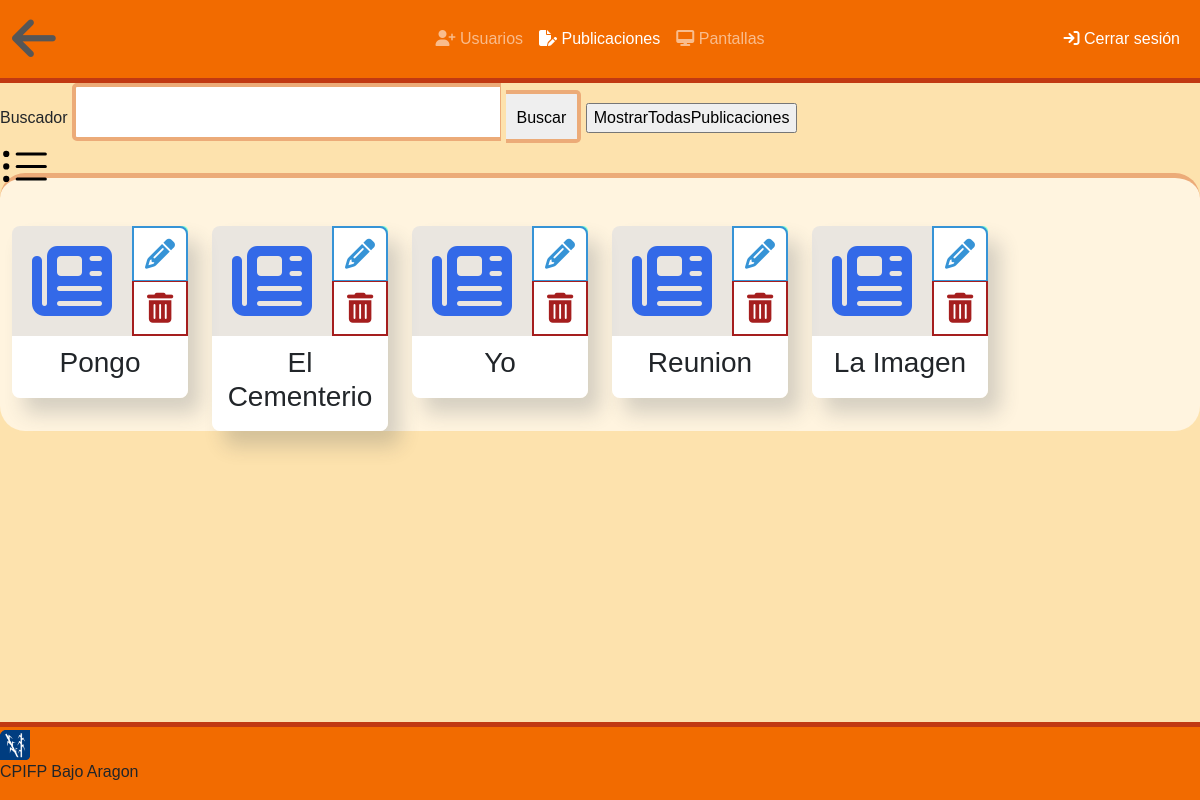
The app's page /MidgardStructure/Midgard_Final/misMensajes2.php (signed in) with its own data.
### tables this page shows
CREATE TABLE `PUBLICACION` (
  `id_publicacion` int NOT NULL,
  `fechaCreacion` date NOT NULL,
  `titulo` varchar(200) DEFAULT NULL,
  `fechaInicio` date NOT NULL,
  `fechaFin` date NOT NULL,
  `mensaje` varchar(1000) DEFAULT NULL,
  `imagen` varchar(500) DEFAULT NULL,
  `fechaAprobacion` date DEFAULT NULL,
  `escritor` varchar(50) DEFAULT NULL,
  `aprobador` varchar(50) DEFAULT NULL,
  `motivo` varchar(200) DEFAULT NULL,
  `id` int DEFAULT NULL
);

### MidgardStructure/Midgard_Final/misMensajes2.php (the view, shortened to what this page needs)
<?php include_once "php/base.php"; permisosListas();
    $con = conexion();
?>
<!DOCTYPE html>
<html lang="en">
<head>
    <link rel="stylesheet" href="https://cdnjs.cloudflare.com/ajax/libs/font-awesome/6.2.0/css/all.min.css">
    <link href="https://cdn.jsdelivr.net/npm/bootstrap@5.0.2/dist/css/bootstrap.min.css" rel="stylesheet">
    <link rel="stylesheet" href="css/preloader.css">
    <link rel="stylesheet" href="css/indexStyle.css">
</head>
<body>
    <nav id="menu" class="navbar navbar-expand-lg navbar-dark">
        <div class="container-fluid ">
            <a class="navbar-brand" href="inicio">
                <i class="fas fa-arrow-left" style="color:#565656; font-size: 50px;"></i>
            </a>
            <div class="collapse navbar-collapse" id="navbarNav">
            <ul id="menu2" class="navbar-nav">
                <li class="nav-item">
                    <a class="nav-link" aria-current="page" href="usuarios">
                        <i class="fa fa-user-plus" aria-hidden="true"></i>
                        Usuarios
                    </a>
                </li>
                <li class="nav-item">
                    <a class="nav-link active" aria-current="page" href="publicaciones">
                        <i class="fa-solid fa-file-pen"></i>
                        Publicaciones
                    </a>
                </li>
                <li class="nav-item">
                    <a class="nav-link" aria-current="page" href="pantallas">
                        <i class="fa-solid fa-desktop"></i>
                        Pantallas
                    </a>
                </li>
            </ul>
            <ul class="navbar-nav ms-auto">
                <li class="nav-item">
                    <a class="nav-link active" aria-current="page" href="cerrar.php">
                        <i class="fa fa-sign-in" aria-hidden="true"></i>
                        Cerrar sesión
                    </a>
                </li>
            </ul>
            </div>
        </div>
    </nav>
    <form action="listaPublicaciones.php" method="get">
        Buscador
        <input type="text" id="palabra" name="palabra" >
        <input type="submit" name="search" id="search" value="Buscar" />
        <input type="submit" name="todas" id="todas" value="MostrarTodasPublicaciones" />
    </form>
    <img src="img/webImage/list-ul.svg" width="50px" onclick="cambiarContenido(listaIconos, listaTabla)">
    <section id="listas"  class="container-fluid">
        <div class="row" style="display:" id="listaIconos">
            <?php
                $usuarioActivo = $_SESSION['id'];
                $consulta="SELECT id_publicacion, titulo FROM PUBLICACION where escritor = '$usuarioActivo'";
                $stm = $con->query($consulta);
                $resultado = $stm->fetch();
                if ($resultado == "") {
                }else{
                    while ($resultado) :
                    ?>
                    <div class="mt-5 col-xl-2 col-lg-3 col-md-4 col-sm-6 col-6">
                        <div class="elemento">
                            <div class="lateral">
                                <a href="#" title="Datos" data-bs-toggle="modal" data-bs-target="#modalNews">
                                    <div id="<?php echo $resultado["id_publicacion"]; ?>" class="news" onclick="ajaxNews(this);">
                                        <i class="fa-solid fa-newspaper"></i>
                                    </div>
                                </a>
                                <div class="botones">
                                    <button class="boton red onRed" title="Eliminar" name="<?php echo $resultado["id_publicacion"] ?>" onclick="getIdPubli(this);" data-bs-toggle="modal" data-bs-target="#deleteNews">
                                        <i class="fa-solid fa-trash-can"></i>
                                    </button>
                                    <button class="boton blue onBlue" title="Editar" name="<?php echo $resultado["id_publicacion"]; ?>" onclick="fetchNews(this);" data-bs-toggle="modal" data-bs-target="#publicacion">
                                        <i class="fa-solid fa-pencil"></i>
                                    </button>
                                </div>
                            </div>
                            <div class="nombre">
                                <h3><?php echo $resultado["titulo"]; ?></h3>
                            </div>
                        </div>
                    </div>
                    <?php
                        $resultado = $stm->fetch();
                        endwhile;
                }
            ?>
        </div>
    </section>
    <?php include ('footer.php'); ?>

### MidgardStructure/Midgard_Final/css/indexStyle.css (style rules this page uses)
html { height: 100%; box-sizing: border-box; }
body { text-align: left; background-color: #fde2ad; position: relative; min-height: 100%; padding-bottom: 6.74rem; box-sizing: inherit; font-family: 'Montserrat', sans-serif; }
.navbar-center { position: absolute; left: 50%; transform: translatex(-50%); }
#menu { background-color: #f26b00; border-bottom: 5px solid #c13912; }
#palabra { z-index: 99; border-top: 4px solid #ECAB78; border-bottom: 4px solid #ECAB78; border-left: 4px solid #ECAB78; border-right: 1px solid #ECAB78; border-top-left-radius: 5px; border-bottom-left-radius: 5px; font-size: xx-large; }
#search { z-index: 99; border-top: 4px solid #ECAB78; border-bottom: 4px solid #ECAB78; border-left: none; border-right: 4px solid #ECAB78; border-top-right-radius: 5px; border-bottom-right-radius: 5px; padding: 12px 11px 9px 11px; }
#listas { margin-top: -20px; padding-top: -20px; border-top: 5px solid #ecab78; border-radius: 25px; background-color: #fff4df; }
.elemento { border-radius: 8px; box-shadow: 12px 15px 20px 0px rgba(46,61,73,0.2); transition: all 0.3s ease; }
.news { background-color: rgba(51, 105, 232, 0.1); padding: 15px 20px; border-top-left-radius: 8px; }
.news i { color:#3369e8; font-size: 80px; }
.lateral { display: flex; flex-direction: row; }
.botones { display: flex; flex-direction: column-reverse; background-color: aquamarine; border-top-right-radius: 5px; width: 100%; }
.boton { font-size: 30px; height: 50%; text-align: center; text-decoration: none; display: inline-block; transition-duration: 0.5s; cursor: pointer; }
.red { background-color: white; color:#a51e1e; border: 2px solid #a51e1e; border-top: 1px solid #a51e1e; }
.blue { color:#3693d6; background-color: white; border: 2px solid #3693d6; border-bottom: 1px solid #3693d6; border-top-right-radius: 8px; }
.nombre { background-color: #fff; padding: 10px 0px; width: 100%; text-align: center; border-bottom-left-radius: 8px; border-bottom-right-radius: 8px; }

### records on screen
publicacion: titulo "Pongo"
publicacion: titulo "El Cementerio"
publicacion: titulo "Yo"
publicacion: titulo "Reunion"
publicacion: titulo "La Imagen"
